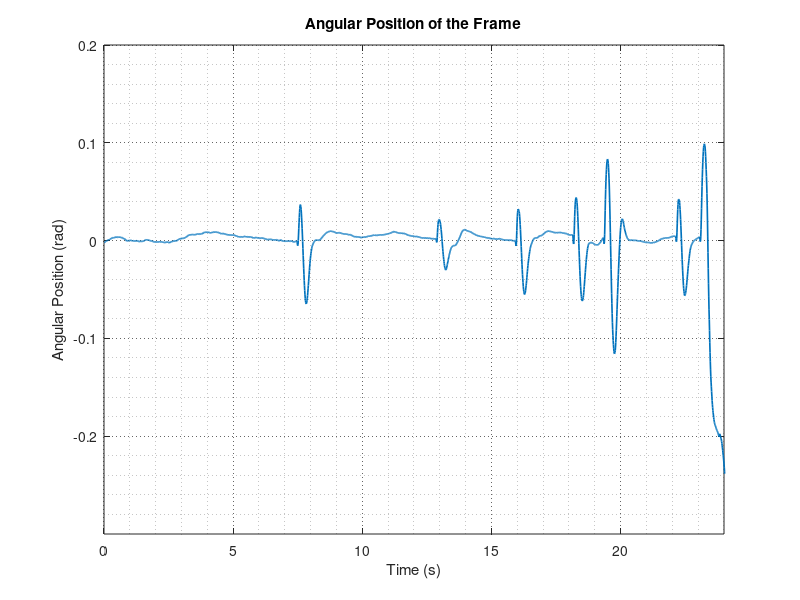

MATLAB code for this plot:
%% First Specification: Recovery Angle
data1=csvread('testRecovery.csv');
T=0.01;
Kt=0.0335;
t=data1(:,1)*T;
torque=data1(:,2)*Kt;
potRad=data1(:,3);
wheel=data1(:,4);
comp_angle=data1(:,5);

figure(1);
plot(t,comp_angle,'linewidth',1.2);
title('Angular Position of the Frame');
grid on, grid minor;
set(gca,'GridLineStyle',':', 'GridColor', 'k', 'GridAlpha', .6)
xlabel('Time (s)');
ylabel('Angular Position (rad)');
axis([0 24 -0.3 0.2]);
hold off;